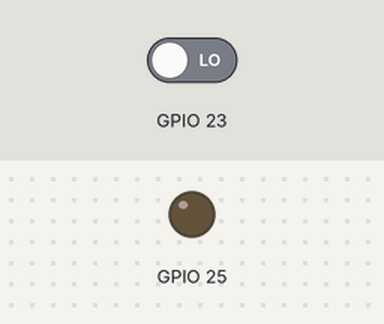
A sketch run on a simulated ESP32. Shown: output pins drawn as LEDs (lit = HIGH). The inputs (shaded band) are chosen by the test bench; at power-on: GPIO 23 LOW.

Above: at 1.2 s.
1.3 s: GPIO 23 driven HIGH
At 2.4 s:
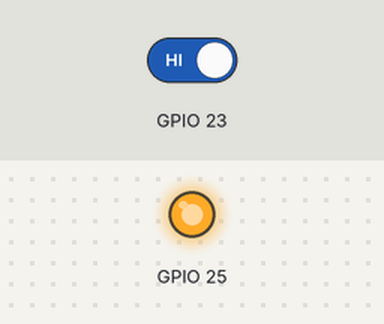
2.8 s: GPIO 23 driven LOW
At 3.6 s:
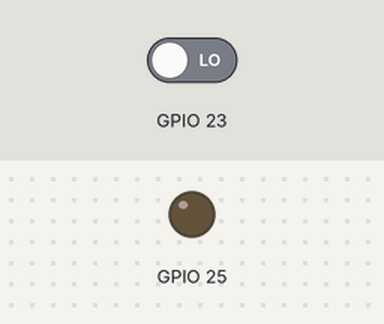
Timing chart, 0 to 5.8 s (numbered marks = the images above; inputs shaded):
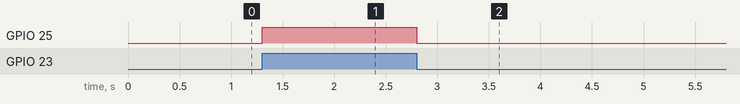

Measured:
- after the input at 1.3 s, GPIO 25: LOW → HIGH at once
- after the input at 2.8 s, GPIO 25: HIGH → LOW at once

The sketch:

4_11_if-else.ino
```cpp
/*
Autore: Paolo Aliverti
Uso di if-else

Collegare:
- un pulsante con pull down esterno da 10k sul pin 23
- led con res da 100 ohm sul pin 25
*/

void setup() {
  pinMode(23, INPUT);
  pinMode(25, OUTPUT);
}

void loop() {
  if (digitalRead(23)) {
    //accendo il LED
    digitalWrite(25, HIGH);
  } else {
    //spengo il LED
    digitalWrite(25, LOW);
  }
}
```
